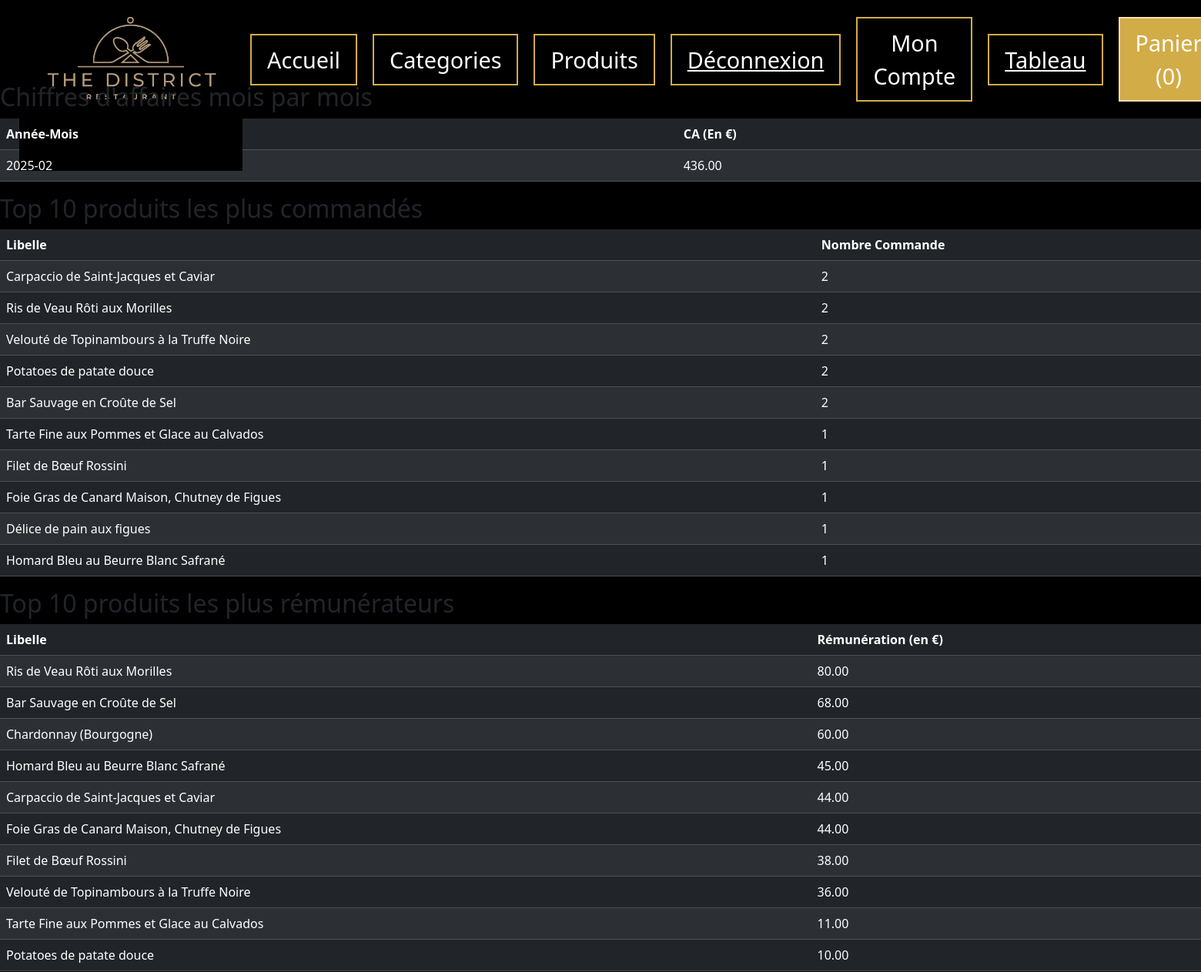
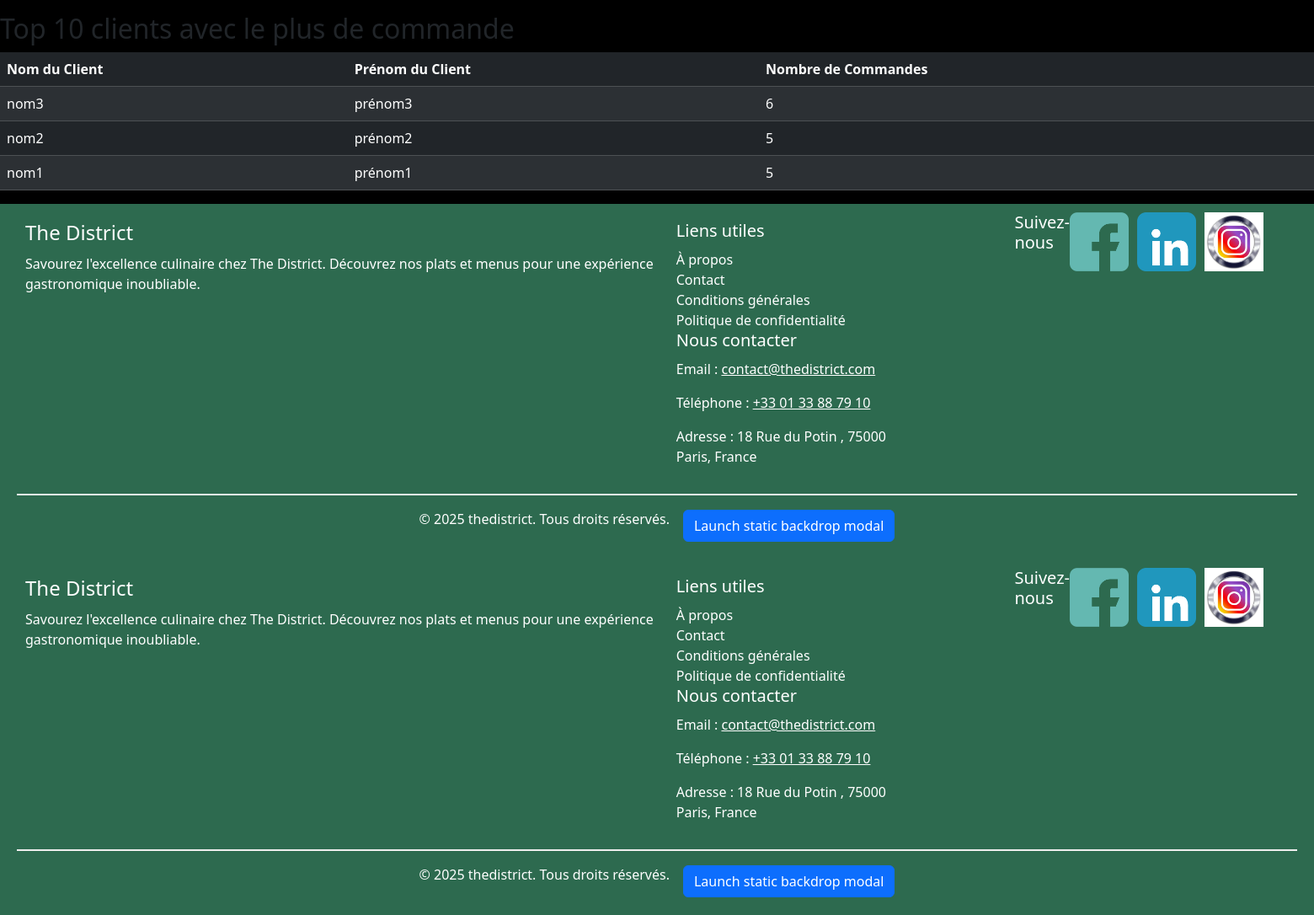
Page /tableau.php (signed in) on the committed database (2 pictures, top to bottom).
### tables this page shows
CREATE TABLE IF NOT EXISTS `client` (
  `client_ID` int(11) NOT NULL AUTO_INCREMENT,
  `client_nom` varchar(50) NOT NULL,
  `client_prenom` varchar(50) NOT NULL,
  `client_tel` varchar(13) NOT NULL,
  `client_cp` varchar(5) NOT NULL,
  `client_ville` varchar(50) NOT NULL,
  `client_adresse1` varchar(50) NOT NULL,
  `client_adresse2` varchar(50) DEFAULT NULL,
  `client_adresse3` varchar(50) DEFAULT NULL,
  `utilisateur_ID` int(11) NOT NULL,
  PRIMARY KEY (`client_ID`),
  UNIQUE KEY `utilisateur_ID` (`utilisateur_ID`)
);

### tableau.php (the view, shortened to what this page needs)
<?php
include("header.php");
$moisCA = $pdo->query("SELECT DATE_FORMAT(commande_date, '%Y-%m') as mois,  SUM(commande_prix) as CA FROM commande
GROUP BY DATE_FORMAT(commande_date, '%Y-%m') ORDER BY mois")->fetchAll();
$produits = $pdo->query("SELECT commande_libelle, count(commande_ID) AS commande_nombre FROM commande
GROUP BY commande_libelle ORDER BY commande_nombre DESC LIMIT 10")->fetchAll();
$produitsRem = $pdo->query("SELECT commande_libelle, sum(commande_prix) as remuneration FROM commande
GROUP BY commande_libelle ORDER BY remuneration DESC LIMIT 10")->fetchAll();
$clientNb = $pdo->query("SELECT c.client_ID, c.client_nom, c.client_prenom, COUNT(co.commande_ID) AS nombre_commande FROM client c
JOIN commande co ON c.client_ID = co.client_ID
GROUP BY c.client_ID
ORDER BY nombre_commande DESC LIMIT 10")->fetchAll(PDO::FETCH_ASSOC);
?>
<h2>Chiffres d'affaires mois par mois</h1>
<table class="table table-striped table-dark">
  <thead>
    <tr>
      <th scope="col">Année-Mois</th>
      <th scope="col">CA (En €)</th>
    </tr>
  </thead>
  <tbody>
    <?php foreach($moisCA as $CA):?>
    <tr>
      <td><?= htmlentities($CA['mois'])?></td>
      <td><?= htmlentities($CA['CA'])?></td>
    </tr>
    <?php endforeach?>
  </tbody>
</table>
<h2>Top 10 produits les plus commandés</h1>
<table class="table table-striped table-dark">
  <thead>
    <tr>
      <th scope="col">Libelle</th>
      <th scope="col">Nombre Commande</th>
    </tr>
  </thead>
  <tbody>
    <?php foreach($produits as $produit):?>
    <tr>
      <td><?= htmlentities($produit['commande_libelle'])?></td>
      <td><?= htmlentities($produit['commande_nombre'])?></td>
    </tr>
    <?php endforeach?>
  </tbody>
</table>
<h2>Top 10 produits les plus rémunérateurs</h1>
<table class="table table-striped table-dark">
  <thead>
    <tr>
      <th scope="col">Libelle</th>
      <th scope="col">Rémunération (en €)</th>
    </tr>
  </thead>
  <tbody>
    <?php foreach($produitsRem as $rem):?>
    <tr>
      <td><?= htmlentities($rem['commande_libelle'])?></td>
      <td><?= htmlentities($rem['remuneration'])?></td>
    </tr>
    <?php endforeach?>
  </tbody>
</table>
<h2>Top 10 clients avec le plus de commande</h1>
<table class="table table-striped table-dark">
  <thead>
    <tr>
      <th scope="col">Nom du Client</th>
      <th scope="col">Prénom du Client</th>
      <th scope="col">Nombre de Commandes</th>
    </tr>
  </thead>
  <tbody>
    <?php foreach ($clientNb as $client): ?>
      <tr>
        <td><?= htmlentities($client['client_nom']) ?></td>
        <td><?= htmlentities($client['client_prenom']) ?></td>
        <td><?= htmlentities($client['nombre_commande']) ?></td>
      </tr>
    <?php endforeach; ?>
  </tbody>
</table>
<?php
include("footer.php");
?>
<?php
include("footer.php");

### styles/style.css (style rules this page uses)
body { background-color: black; }

### rows in the picture
client: client_nom "nom3", client_prenom "prénom3", nombre_commande "6"
client: client_nom "nom2", client_prenom "prénom2", nombre_commande "5"
client: client_nom "nom1", client_prenom "prénom1", nombre_commande "5"

### other values in the picture
$nombreTotal "0"
$CA['mois'] "2025-02"
$CA['CA'] "436.00"
$produit['commande_libelle'] "Carpaccio de Saint-Jacques et Caviar"
$produit['commande_nombre'] "2"
$produit['commande_libelle'] "Ris de Veau Rôti aux Morilles"
$produit['commande_libelle'] "Velouté de Topinambours à la Truffe Noire"
$produit['commande_libelle'] "Potatoes de patate douce"
$produit['commande_libelle'] "Bar Sauvage en Croûte de Sel"
$produit['commande_libelle'] "Tarte Fine aux Pommes et Glace au Calvados"
$produit['commande_nombre'] "1"
$produit['commande_libelle'] "Filet de Bœuf Rossini"
$produit['commande_libelle'] "Foie Gras de Canard Maison, Chutney de Figues"
$produit['commande_libelle'] "Délice de pain aux figues"
$produit['commande_libelle'] "Homard Bleu au Beurre Blanc Safrané"
